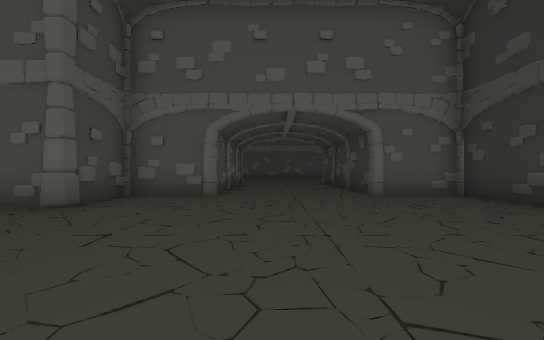
[1] (above)

18 first-person views from a walk through a Unity game level. The camera is 1.2 m above the floor, looks level and sees 90° across. Doors are open. The floor is counted in squares, 2 m on a side. Each view is taken from the middle of a square. On the plan, view 1 faces up. The plan holds only what a view shows up to about 9 squares ahead; the rest is blank. The place goes on beyond the plan. The player is left out. Some surface patterns are stand-ins.

[2]
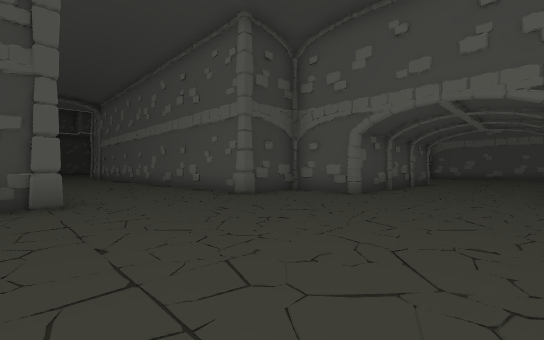

[3]
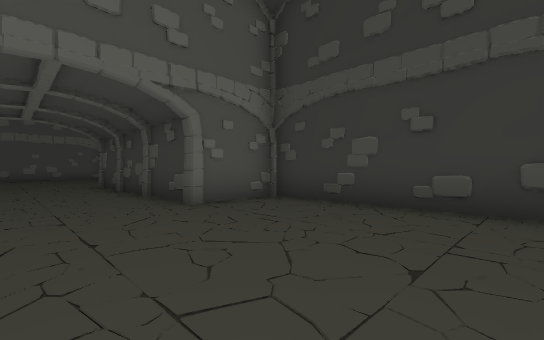

[4]
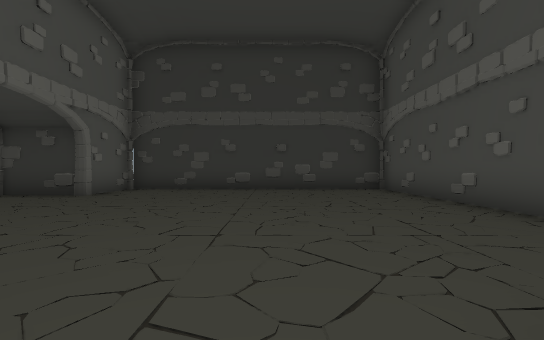

[5]
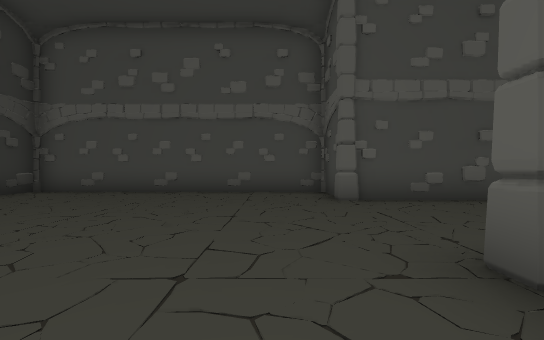

[6]
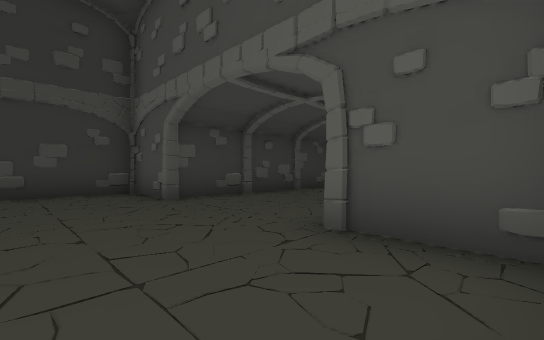

[7]
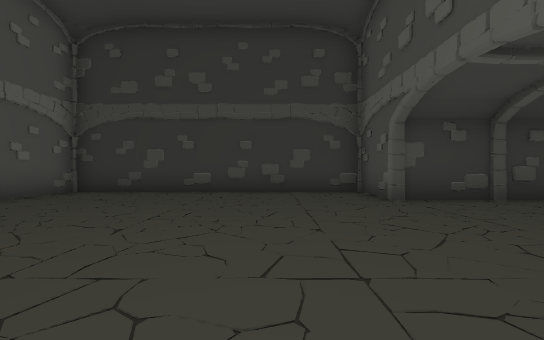

[8]
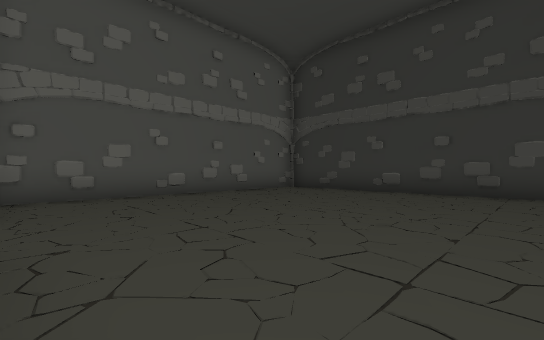

[9]
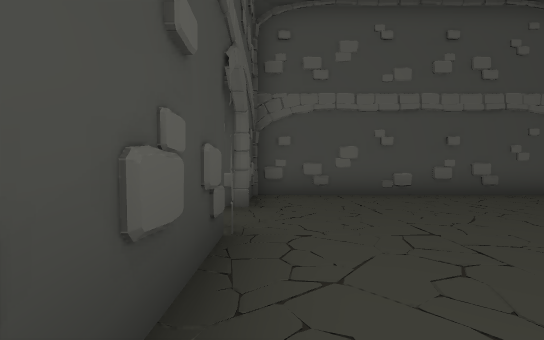

[10]
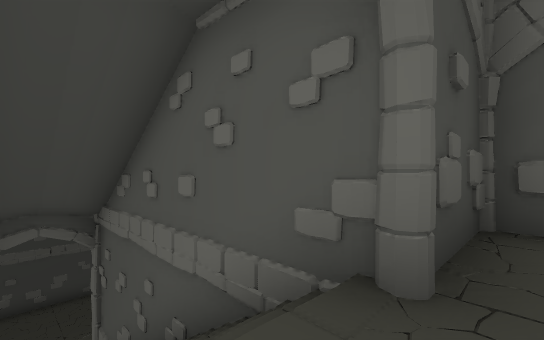

[11]
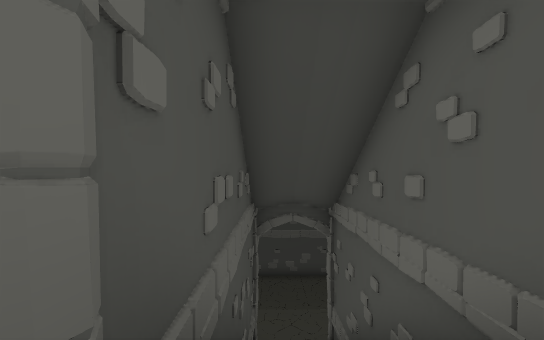

[12]
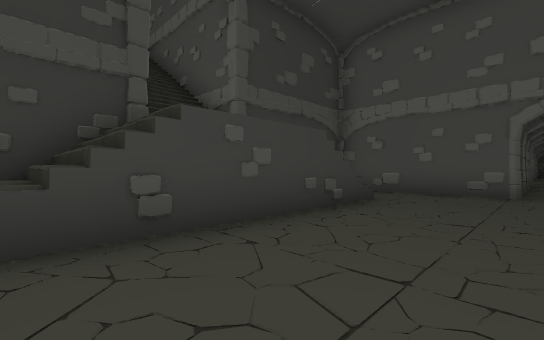

[13]
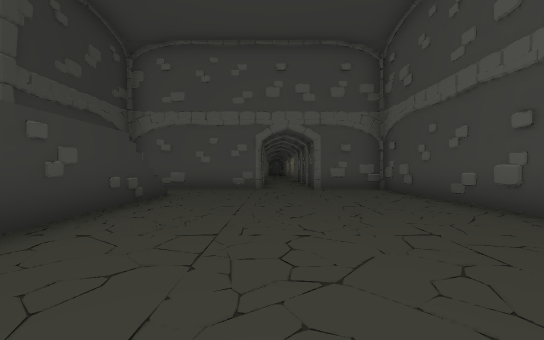

[14]
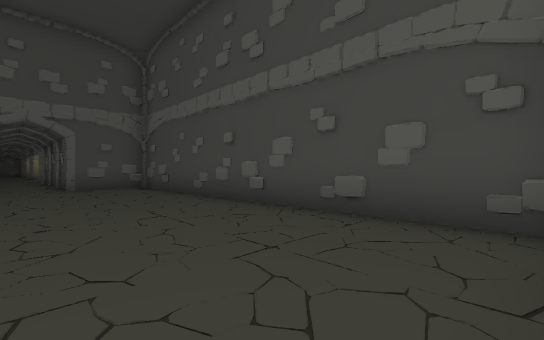

[15]
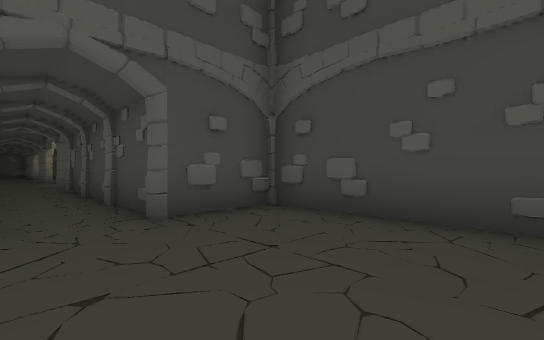

[16]
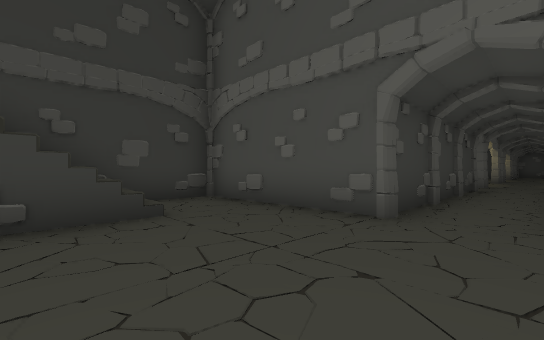

[17]
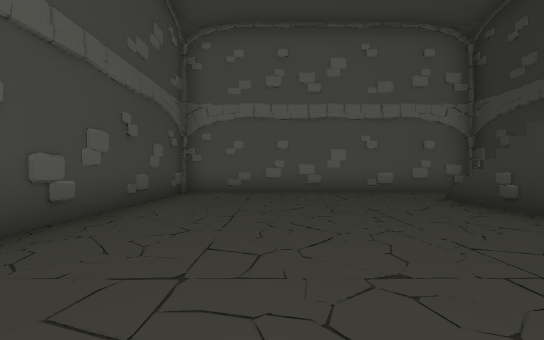

[18]
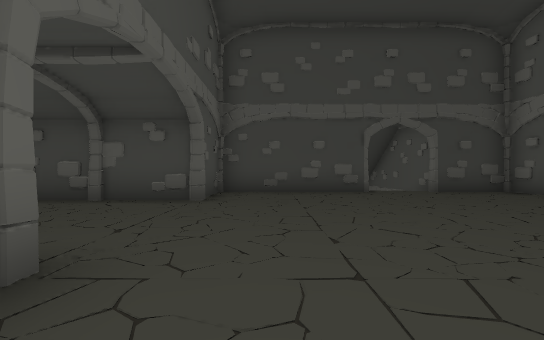

### Floor plan
Key: @ floor where view 1 was taken; # wall or solid block; . main floor; - floor 7.5 m lower than the main floor; _ floor 10 m lower than the main floor; / step, stairs or slope; D open door; = window, fence, low wall or low ledge; O other object.
Columns run from 18 left of view 1 to 5 right of it. Each row starts with its distance up from view 1.
 23 ##########
 22 #________#
 21 #_______ #    ##########
 20 #______//#    #........#
 19 #______//######........#
 18 #______--//////........#
 17 #______--//////........#
 16 #______//######........#
 15 #_____///=    #........#
 14 #________#    #........#
 13 #________#    #........#
 12 ###OO#####    ###O  O###
 11   #OO#          #O  O#
 10   #O_#          #.  O#
  9   #OO#          #O  O#
  8   #O_#          #   O#
  7   #OO#        ###O  O###
  6    DD         #........#
  5             ###........#
  4             #..........#
  3           .............#
  2           .............#
  1           .............#
  0            D###...@....#
 -1               #........#
 -2               ##########

Positions as (right, up) in squares from view 1, and headings:
1: (0, 0), facing up
2: (2, 0), facing up-left
3: (0, 2), facing up-right
4: (-4, 2), facing right
5: (-2, 6), facing down
6: (-3, 15), facing down-right
7: (-3, 15), facing right
8: (-3, 14), facing up-right
9: (-3, 14), facing up
10: (-3, 17), facing up-left
11: (-3, 17), facing left
12: (-14, 20), facing down-right
13: (-14, 21), facing down
14: (-14, 22), facing down-left
15: (-14, 16), facing down-left
16: (-15, 16), facing down-right
17: (-15, 15), facing up
18: (4, 14), facing left
